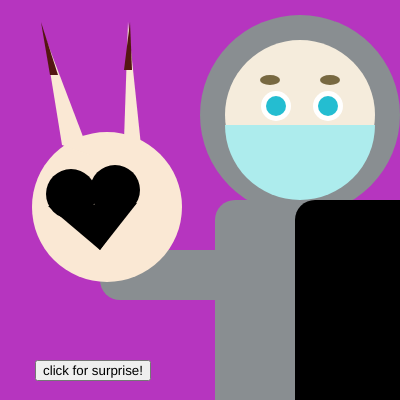
Frame 1 (no input)
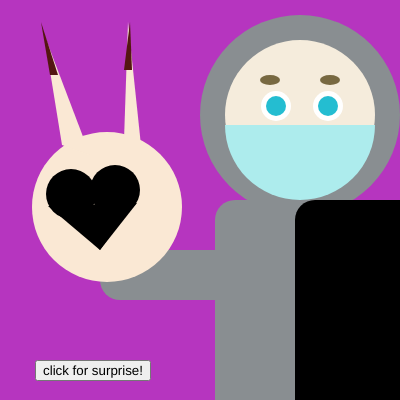
Frame 60 (no input)
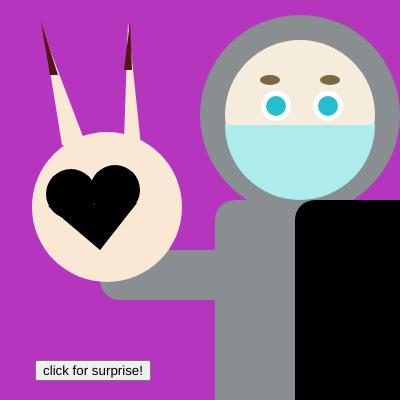
Frame 120 (the mouse pressed at the canvas centre since frame 60)

The p5.js sketch that drew these frames (run headless with seeded random() and noise() and a simulated clock; from frame 60 on, the mouse is pressed at the canvas centre):

// p5.js sketch
// ── sketch.js
let y;
let num = 200;
//as part of my iteration 
var button;
var bgcolor;
function setup() {
  createCanvas(400, 400);
  	r = random(255);
	g = random(255);
	b = random(255);
	button = createButton("click for surprise!");
	button.mousePressed(changeColor);
	button.position(35, 360);
    //zipper - not working fsr, figure out how later w/ help
  fill(51);
  y = 40;
  for (let i = 0; i < num; i++) {
    rect(295, y, 30, 10);
    y += 20;
  }
  y = 50;
  for (let i = 0; i < num; i++) {
    rect(315, y, 30, 10);
    y += 20;
  }
}
function draw() {
  background(r, g, b)
  //N's life hack to tell coordinates
  text(mouseX,300,30)
  text(mouseY,330,30) 
    noStroke()
    fill(137, 142, 145);
  rect(100, 250, 200, 50, 20); //arm
    fill(250, 232, 212); //skin color
    ellipse(107, 207, 150); //the base of my hand as a circle
    fill(245, 236, 220);
  noStroke();
    fill(0, 0, 0)
  //drawing a heart for my tattoo
  fill(0,0,0) // black
  ellipse(71, 194, 50); //left top
  fill(0,0,0) //black
	ellipse(115, 190, 50); //right top
  triangle(75, 219, 125, 215, 100, 250); //initial bottom triangle
  triangle(48, 206, 137, 203, 100, 250); //fills in rest of bottom t
  fill(250, 232, 212);
  //line(x1, y1, x2, y2)
  //peace sign
  fill(250, 232, 212);
  triangle(124, 140, 128, 22, 142, 155); //middle finger
  triangle(62, 145, 44, 34, 90, 155); //ring finger
  fill(84, 22, 18);
  triangle(50, 75, 41, 22, 58, 75); //nail polish on middle finger 
  triangle(124, 70, 130, 22, 132, 70); //nail polish on ring       finger
  fill(137, 142, 145);
  circle(300, 115, 200); //hood of my hoodie
  fill(245, 236, 220);
  circle(300, 115, 150); //my head 
  fill(250, 232, 212); //Jenna added. copied color
  fill(137, 142, 145);
  rect(215, 200, 300, 300, 20);//bottom of my hoodie
  fill(0,0,0); //black
  square(295, 200, 300, 20);//phone for selfie
  fill(255,255,255);
  circle(276, 106, 30);//left eye
  circle(328, 106, 30); //inner eye
  fill(36, 189, 209);
  circle(276, 106, 20); //right eye
  circle(328, 106, 20); //inner eye
  fill(173, 236, 237)
  arc(300, 125, 150, 150, 0, radians(180), PIE); //mask
  fill(120, 105, 65);
	ellipse(270, 80, 20, 10); //left eyebrow
	fill(120, 105, 65);
	ellipse(330, 80, 20, 10); //right eyebrow
}
function changeColor(){
	r = random(255);
	g = random(255);
	b = random(255);
}
